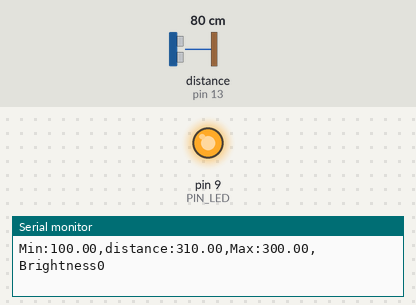
Recording of a sketch running on a simulated Arduino Uno, built with avr-gcc and run on an emulated ATmega328P. Shown: output pins drawn as LEDs (lit = HIGH), the last lines printed to the serial monitor. Wiring (inferred from the names in the program): ultrasonic range finder: trigger pin 12; echo pin 13. The inputs (shaded band) are chosen by the test bench; at power-on: distance to the obstacle (sensor on pin 13) 80 cm. The echo pulse lasts 58.3 µs per cm; pins used as bus, display or sensor lines are not drawn.

Above: at 1.2 s.
1.3 s: distance to the obstacle (sensor on pin 13) set to 18 cm
At 1.75 s:
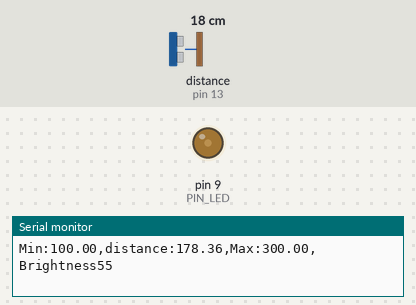
4.3 s: distance to the obstacle (sensor on pin 13) set to 2 cm
Timing chart, 0 to 7.3 s (numbered marks = the images above; inputs shaded):
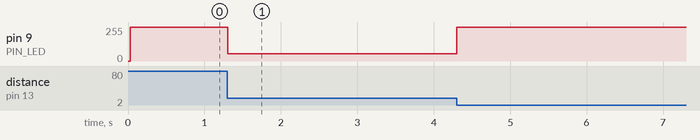

Measured:
- after the input at 1.3 s, pin 9 (PIN_LED): 255/255 → 55/255 at once, then moves between 54/255 and 55/255, repeating every 1.2 s

The sketch:

08_P07.ino
```cpp
// Arduino pin assignment
#define PIN_LED 9
#define PIN_TRIG 12   // sonar sensor TRIGGER
#define PIN_ECHO 13   // sonar sensor ECHO
int brightness = 0;


// configurable parameters
#define SND_VEL 346.0     // sound velocity at 24 celsius degree (unit: m/sec)
#define INTERVAL 25      // sampling interval (unit: msec)
#define PULSE_DURATION 10 // ultra-sound Pulse Duration (unit: usec)
#define _DIST_MIN 100.0   // minimum distance to be measured (unit: mm)
#define _DIST_MAX 300.0   // maximum distance to be measured (unit: mm)

#define TIMEOUT ((INTERVAL / 2) * 1000.0) // maximum echo waiting time (unit: usec)
#define SCALE (0.001 * 0.5 * SND_VEL) // coefficent to convert duration to distance

unsigned long last_sampling_time;   // unit: msec

void setup() {
  // initialize GPIO pins
  pinMode(PIN_LED, OUTPUT);
  pinMode(PIN_TRIG, OUTPUT);  // sonar TRIGGER
  pinMode(PIN_ECHO, INPUT);   // sonar ECHO
  digitalWrite(PIN_TRIG, LOW);  // turn-off Sonar

  // initialize serial port
  Serial.begin(57600);
}

void loop() {
  float distance;

  // wait until next sampling time.
  // millis() returns the number of milliseconds since the program started.
  //    Will overflow after 50 days.
  if (millis() < (last_sampling_time + INTERVAL))
    return;

  distance = USS_measure(PIN_TRIG, PIN_ECHO); // read distance

  if (distance < _DIST_MIN) {
    distance = _DIST_MIN - 10.0;    // Set Lower Value
    digitalWrite(PIN_LED, 1);       // LED OFF
  } else if (distance > _DIST_MAX) {
    distance = _DIST_MAX + 10.0;    // Set Higher Value
    digitalWrite(PIN_LED, 1);       // LED OFF
  } else {    // In desired Range
      if (distance <200.0){
        brightness = -2.55*distance + 510;
      analogWrite(PIN_LED, brightness);
    }
      else{
        brightness = 2.55*distance - 255;
        analogWrite(PIN_LED, brightness);
    }

  }

  // output the distance to the serial port
  Serial.print("Min:");         Serial.print(_DIST_MIN);
  Serial.print(",distance:");   Serial.print(distance);
  Serial.print(",Max:");        Serial.print(_DIST_MAX);
  Serial.print(",Brightness");  Serial.print(brightness);
  Serial.println("");


  // update last sampling time
  last_sampling_time += INTERVAL;
}

// get a distance reading from USS. return value is in millimeter.
float USS_measure(int TRIG, int ECHO)
{
  digitalWrite(TRIG, HIGH);
  delayMicroseconds(PULSE_DURATION);
  digitalWrite(TRIG, LOW);

  return pulseIn(ECHO, HIGH, TIMEOUT) * SCALE; // unit: mm

  // Pulse duration to distance conversion example (target distance = 17.3m)
  // - round trip distance: 34.6m
  // - expected pulse duration: 0.1 sec, or 100,000us
  // - pulseIn(ECHO, HIGH, timeout) * 0.001 * 0.5 * SND_VEL
  //        = 100,000 micro*sec * 0.001 milli/micro * 0.5 * 346 meter/sec
  //        = 100,000 * 0.001 * 0.5 * 346 * micro * sec * milli * meter
  //                                        ----------------------------
  //                                         micro * sec
  //        = 100 * 173 milli*meter = 17,300 mm = 17.3m
  // pulseIn() returns microseconds.
}
```
